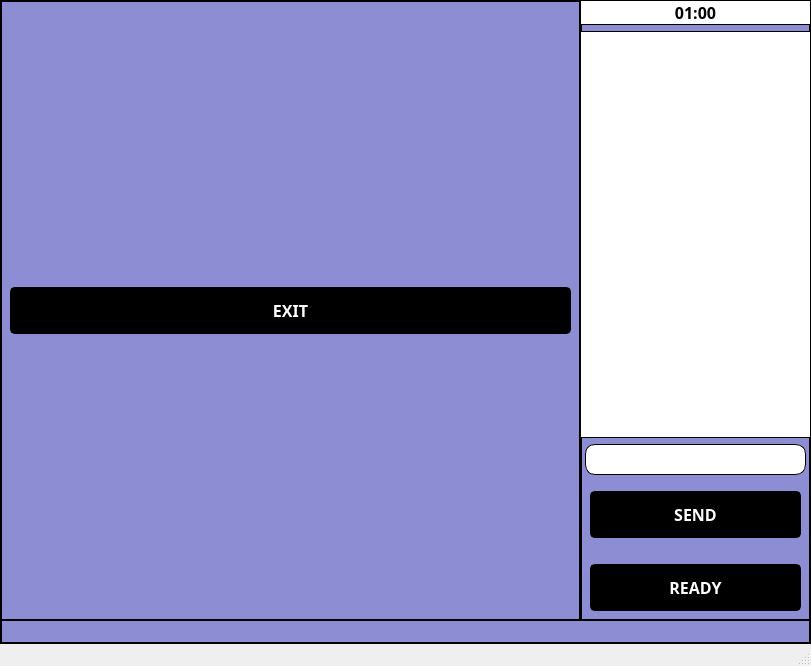
<?xml version="1.0" encoding="UTF-8"?>
<ui version="4.0">
 <class>GameWindow</class>
 <widget class="QMainWindow" name="GameWindow">
  <property name="geometry">
   <rect>
    <x>0</x>
    <y>0</y>
    <width>811</width>
    <height>666</height>
   </rect>
  </property>
  <property name="sizePolicy">
   <sizepolicy hsizetype="Fixed" vsizetype="Fixed">
    <horstretch>0</horstretch>
    <verstretch>0</verstretch>
   </sizepolicy>
  </property>
  <property name="windowTitle">
   <string>MainWindow</string>
  </property>
  <property name="styleSheet">
   <string notr="true">#centralwidget {
	background-color: rgb(141, 141, 211);
}
QLineEdit {
	padding: 5px;
	border-radius:5px;
	color: rgb(141, 141, 211);
}</string>
  </property>
  <widget class="QWidget" name="centralwidget">
   <property name="styleSheet">
    <string notr="true">border: 2px solid black;</string>
   </property>
   <widget class="QWidget" name="gridLayoutWidget">
    <property name="geometry">
     <rect>
      <x>0</x>
      <y>0</y>
      <width>581</width>
      <height>621</height>
     </rect>
    </property>
    <layout class="QGridLayout" name="gridLayout">
     <item row="1" column="0">
      <widget class="QPushButton" name="pushButton">
       <property name="font">
        <font>
         <family>Cascadia Code</family>
         <pointsize>12</pointsize>
         <bold>true</bold>
        </font>
       </property>
       <property name="styleSheet">
        <string notr="true">#pushButton {
	background-color: rgb(0, 0, 0);
	border-radius: 5px;
	padding: 10px 10px;
	color: rgb(255, 255, 255);
	margin: 10px;
}
#pushButton:hover {
	color: rgb(0, 0, 0);
	border: 1px  solid rgb(55, 107, 113);
	cursor: pointer;
	background-color: rgb(255, 255, 255);
}</string>
       </property>
       <property name="text">
        <string>EXIT</string>
       </property>
      </widget>
     </item>
     <item row="0" column="0">
      <layout class="QGridLayout" name="gridLayout_3"/>
     </item>
    </layout>
   </widget>
   <widget class="QWidget" name="gridLayoutWidget_2">
    <property name="geometry">
     <rect>
      <x>580</x>
      <y>0</y>
      <width>231</width>
      <height>621</height>
     </rect>
    </property>
    <layout class="QGridLayout" name="gridLayout_2">
     <item row="0" column="0">
      <widget class="QLabel" name="label">
       <property name="font">
        <font>
         <family>Cascadia Code</family>
         <pointsize>12</pointsize>
         <bold>true</bold>
        </font>
       </property>
       <property name="styleSheet">
        <string notr="true">background-color: white;
border: 1px solid black;</string>
       </property>
       <property name="text">
        <string>01:00</string>
       </property>
       <property name="alignment">
        <set>Qt::AlignCenter</set>
       </property>
      </widget>
     </item>
     <item row="4" column="0">
      <widget class="QPushButton" name="pushButton_2">
       <property name="font">
        <font>
         <family>Cascadia Code</family>
         <pointsize>12</pointsize>
         <bold>true</bold>
        </font>
       </property>
       <property name="styleSheet">
        <string notr="true">#pushButton_2 {
	background-color: rgb(0, 0, 0);
	border-radius: 5px;
	padding: 10px 10px;
	color: rgb(255, 255, 255);
	margin: 10px;
}
#pushButton_2:hover {
	color: rgb(0, 0, 0);
	border: 1px  solid rgb(55, 107, 113);
	cursor: pointer;
	background-color: rgb(255, 255, 255);
}</string>
       </property>
       <property name="text">
        <string>SEND</string>
       </property>
      </widget>
     </item>
     <item row="1" column="0">
      <widget class="QTextEdit" name="textEdit">
       <property name="font">
        <font>
         <family>Cascadia Code</family>
         <bold>true</bold>
        </font>
       </property>
       <property name="styleSheet">
        <string notr="true">border: 1px solid black;</string>
       </property>
      </widget>
     </item>
     <item row="3" column="0">
      <widget class="QLineEdit" name="lineEdit">
       <property name="font">
        <font>
         <family>Cascadia Code</family>
         <bold>true</bold>
        </font>
       </property>
       <property name="styleSheet">
        <string notr="true">border-radius: 10px;
border: 1px solid black;
margin-right: 5px;
margin-left: 5px;</string>
       </property>
      </widget>
     </item>
     <item row="5" column="0">
      <widget class="QPushButton" name="pushButton_3">
       <property name="font">
        <font>
         <family>Cascadia Code</family>
         <pointsize>12</pointsize>
         <bold>true</bold>
        </font>
       </property>
       <property name="styleSheet">
        <string notr="true">#pushButton_3 {
	background-color: rgb(0, 0, 0);
	border-radius: 5px;
	padding: 10px 10px;
	color: rgb(255, 255, 255);
	margin: 10px;
}
#pushButton_3:hover {
	color: rgb(0, 0, 0);
	border: 1px  solid rgb(55, 107, 113);
	cursor: pointer;
	background-color: rgb(255, 255, 255);
}</string>
       </property>
       <property name="text">
        <string>READY</string>
       </property>
      </widget>
     </item>
    </layout>
   </widget>
  </widget>
  <widget class="QMenuBar" name="menubar">
   <property name="geometry">
    <rect>
     <x>0</x>
     <y>0</y>
     <width>811</width>
     <height>22</height>
    </rect>
   </property>
  </widget>
  <widget class="QStatusBar" name="statusbar"/>
 </widget>
 <resources/>
 <connections/>
</ui>
